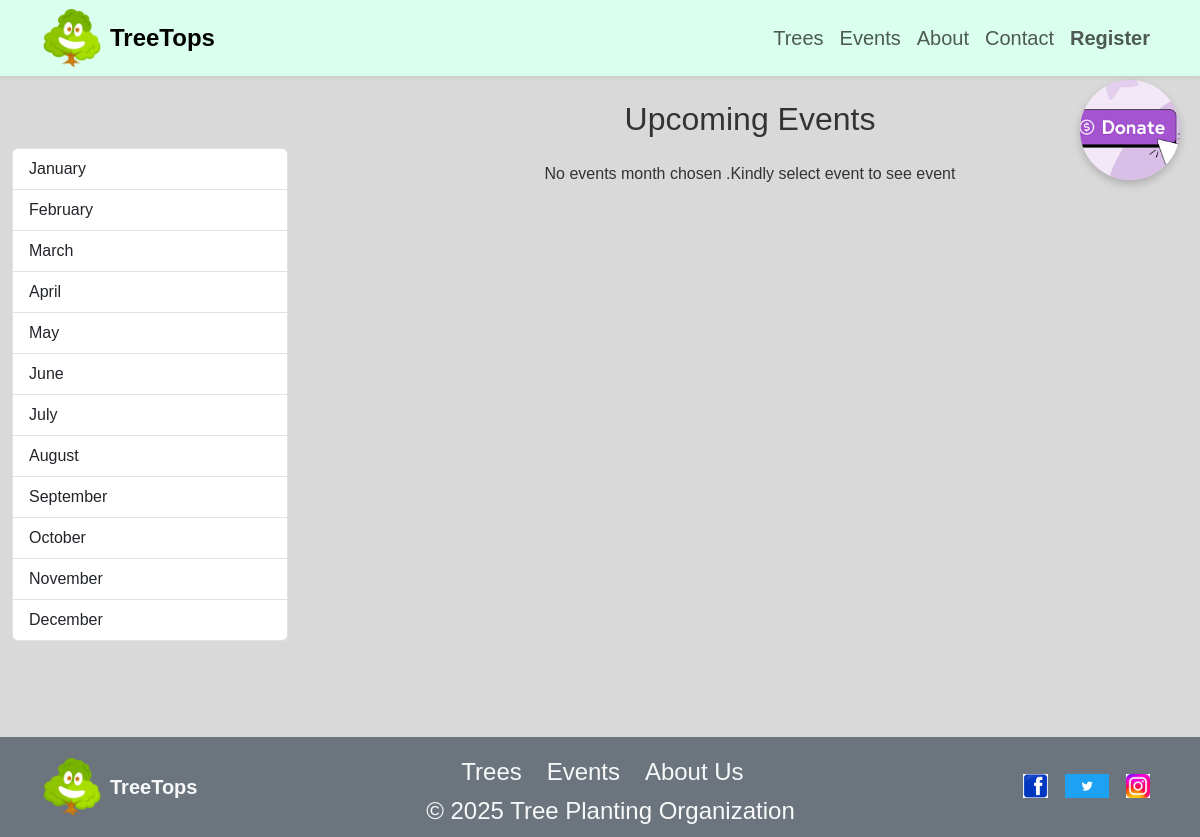
The app's page /events/, older data.
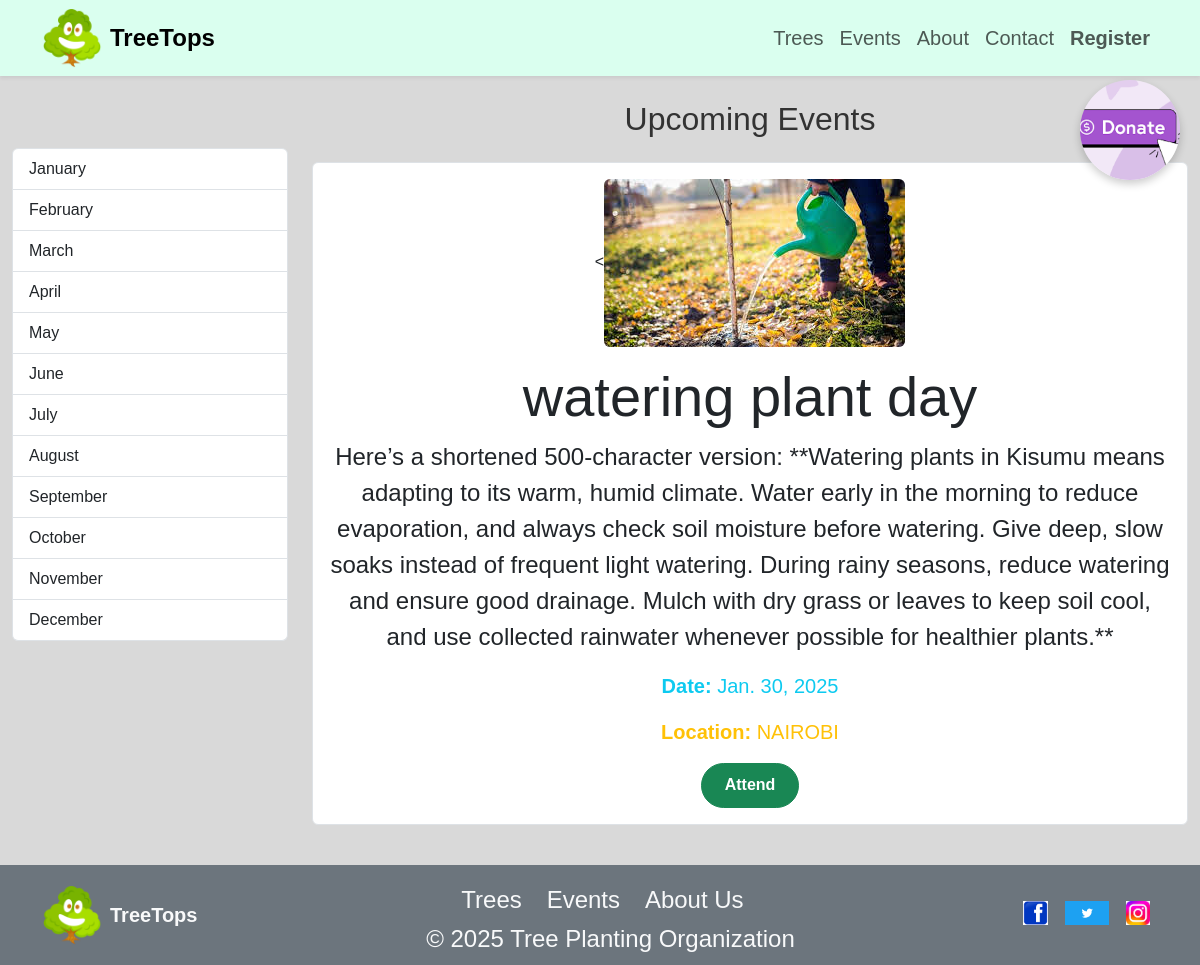
The same page, newer data.
### event/models.py (models this page shows, shortened)
class Event(models.Model):
    title = models.CharField(max_length=200)
    description = models.TextField()
    date = models.DateField()
    location = models.CharField(max_length=100, default='NAIROBI')
    image = models.ImageField(upload_to='events/', default='events/event.png')
    created_by = models.ForeignKey(User, on_delete=models.CASCADE)
    created_at = models.DateTimeField(auto_now_add=True)

### event/views.py (the view)
# urls.py: path('', views.event_list, name='event_list'),
def event_list(request):
    events = Event.objects.all().order_by('date')
    month_str = request.GET.get('month')
    month = int(month_str) if month_str else None
    selected_month = int(month) if month else 1
    events = Event.objects.all().order_by('date')
    if selected_month:
        events = events.filter(date__month=selected_month)
    months = [(i, month_name[i]) for i in range(1, 13)]
    selected_month_name = month_name[month] if month else 'month chosen .Kindly select event to see event'
    context = {'events': events,
               'selected_month': int(month) if month else None,
               'months': months,
               'selected_month_name': selected_month_name,}
    return render(request, 'event/event_list.html', context)

### event/templates/event/event_list.html (shortened to what this page needs)
{% extends 'home.html' %}
{% load static %}
{% block content %}
<div class="container-fluid py-4">
    <div class="row">
        <div class="col-md-3 mb-4 py-5 " >
            <div class="list-group position-sticky" style="top: 80px;">
                {% for num, month_name in months %}
                    <a href="{% url 'event_list' %}?month={{ num }}"
                       class="list-group-item list-group-item-action {% if selected_month == num %}active{% endif %}">
                        {{ month_name }}
                    </a>
                {% endfor %}
            </div>
        </div>
        <div class="col-md-9">
            <h2 class="mb-4 text-center">Upcoming Events</h2>
<a href="{% url 'payment' %}" target="_blank"
   style="
       position: absolute;  /* will scroll with the page */
       top: 80px;           /* distance from top of container */
       right: 20px;         /* distance from right */
       z-index: 1050;
   ">
    <img src="{% static 'images/donate.png' %}" alt="Donate"
         style="
             width: 100px;
             height: 100px;
             border-radius: 50%;
             object-fit: cover;
             cursor: pointer;
             box-shadow: 0 4px 8px rgba(0,0,0,0.2);
             transition: transform 0.2s;
         ">
</a>
            <div class="list-group">
                {% for event in events %}
                    <div class="list-group-item mb-3 p-3">
                        <div class="text-center mb-3">
                            <<img src="{{ event.image.url }}" alt="{{ event.title }}" class="img-fluid rounded" style="max-height:250px; object-fit:cover;">
                        </div>
                        <h4 class="display-4 text-center">{{ event.title }}</h4>
                        <p class="fs-4 text-center">{{ event.description }}</p>
                        <p class="text-info fs-5 text-center">
                            <strong>Date:</strong> {{ event.date }}
                        </p>
                        <p class="text-warning fs-5 text-center">
                            <strong>Location:</strong> {{ event.location }}
                        </p>
                        <div class="text-center mt-3">
                            {% if user.is_authenticated %}
                                <a href="{% url 'event_payment' event.id %}" class="btn btn-success btn-custom">Attend</a>
                            {% else %}
                                <a href="{% url 'register' %}?next={% url 'event_payment' event.id %}" class="btn btn-success btn-custom">Attend</a>
                            {% endif %}
                        </div>
                    </div>
                {% empty %}
                    <p class="text-center">No events {{ selected_month_name }}</p>
                {% endfor %}
            </div>
        </div>
    </div>
</div>
{% endblock %}

Row changes from the older to the newer data that the page shows:
added Event: image (picture), title "watering plant day", description "Here’s a shortened 500-character version: **Watering plants in Kisumu means adapting to its warm, humid climate. Water early in the morning to reduce evaporation, and always check soil moisture before watering. Give deep, slow soaks instead of frequent light watering. During rainy seasons, reduce watering and ensure good drainage. Mulch with dry grass or leaves to keep soil cool, and use collected rainwater whenever possible for healthier plants.**", date "Jan. 30, 2025", location "NAIROBI"
Text that changed along with them:
{{ selected_month_name }}: "month chosen .Kindly select event to see event" → (not shown)
text no longer shown: "No events"
